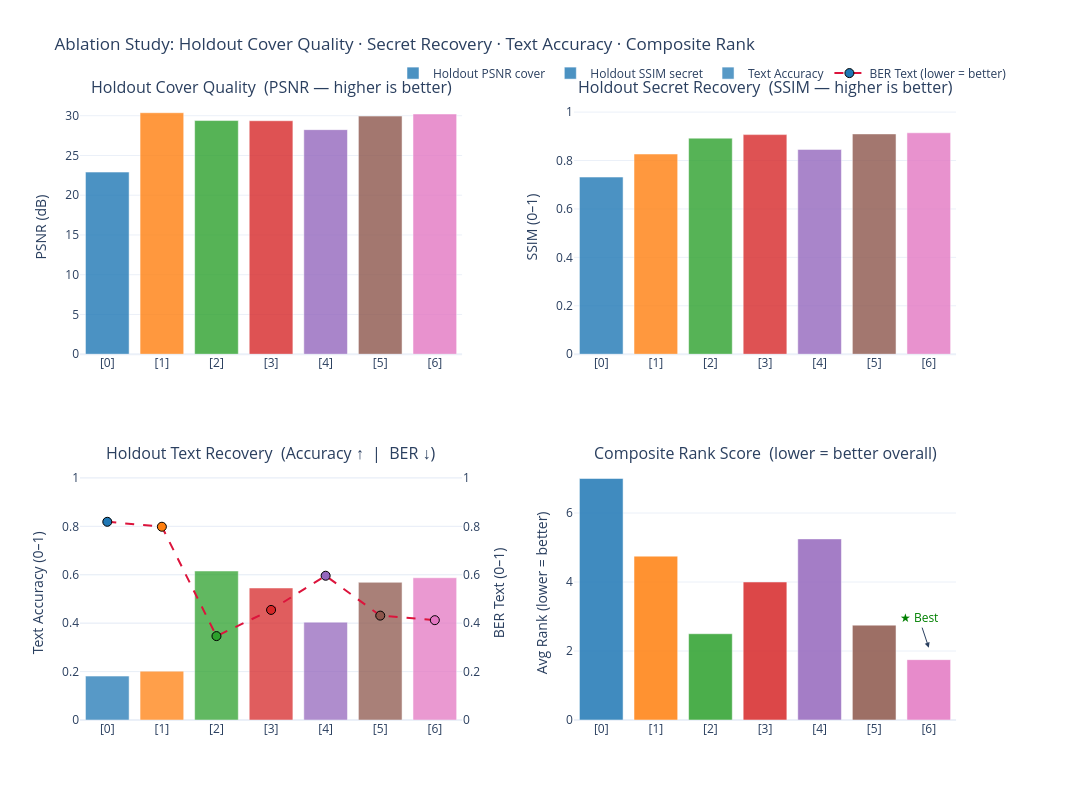

Write notebook code for a chart like this one.
### Code cell
def compare_ablations(ablation_configs, data_dir):
    """
    Reads evaluation_metrics.csv from each ablation run's data directory
    and prints a holdout-driven ranked comparison table.

    Returns
    -------
    df_holdout: per-run holdout audit stats (averaged)
    df_rank   : single-row-per-run composite ranking derived from holdout only
    """
    holdout_rows = []

    for idx, cfg in enumerate(ablation_configs):
        run_dir = os.path.join(data_dir, str(idx))

        # — Holdout evaluation metrics (mean across images, per method) —
        eval_path = os.path.join(run_dir, 'evaluation_metrics.csv')
        if os.path.exists(eval_path):
            em = pd.read_csv(eval_path)
            em['ablation_idx'] = idx
            holdout_rows.append(em)

    if not holdout_rows:
        print("No holdout evaluation data found — have you run the holdout loop yet?")
        return None, None

    # — Holdout aggregation (exclude 'original' for text metrics) —
    df_hold_all = pd.concat(holdout_rows, ignore_index=True)
    # Network-level: mean over all methods including original
    net_agg = (
        df_hold_all
        .groupby('ablation_idx')[['psnr_c', 'ssim_c', 'psnr_s', 'ssim_s', 'total_loss']]
        .mean()
        .rename(columns={
            'psnr_c':     'holdout_psnr_cover',
            'ssim_c':     'holdout_ssim_cover',
            'psnr_s':     'holdout_psnr_secret',
            'ssim_s':     'holdout_ssim_secret',
            'total_loss': 'holdout_total_loss',
        })
    )
    # Text recovery: mean over non-original methods only
    text_agg = (
        df_hold_all[df_hold_all['method'] != 'original']
        .groupby('ablation_idx')[['text_acc', 'ber_text', 'ber_img']]
        .mean()
        .rename(columns={
            'text_acc':  'holdout_text_acc',
            'ber_text':  'holdout_ber_text',
            'ber_img':   'holdout_ber_img',
        })
    )
    df_holdout = net_agg.join(text_agg)

    meta_rows = []
    for idx, cfg in enumerate(ablation_configs):
        meta_rows.append({
            'ablation_idx': idx,
            'BETA': cfg.get('BETA', float('nan')),
            'ALPHA': cfg.get('ALPHA', float('nan')),
            'LEARNING_RATE': cfg.get('LEARNING_RATE', float('nan')),
            'START_NOISE_EP': cfg.get('START_NOISE_EP', float('nan')),
            'RS_BYTES': cfg.get('RS_BYTES', float('nan')),
        })

    # — Composite ranking —
    df_rank = pd.DataFrame(meta_rows).set_index('ablation_idx')
    df_rank = df_rank.join(df_holdout[[
        'holdout_psnr_cover',
        'holdout_ssim_secret',
        'holdout_text_acc',
        'holdout_ber_text',
    ]])

    # Higher = better for PSNR/SSIM/text_acc; lower = better for loss/BER.
    # Rank each holdout metric (1 = best) then average for a composite score.
    rank_cols = {}
    for col, ascending in [
        ('holdout_psnr_cover',  False),
        ('holdout_ssim_secret', False),
        ('holdout_text_acc',    False),
        ('holdout_ber_text',    True),
    ]:
        if col in df_rank.columns:
            rank_cols[col] = df_rank[col].rank(
                ascending=ascending, na_option='bottom')

    if rank_cols:
        df_rank['composite_rank_score'] = pd.DataFrame(rank_cols).mean(axis=1)
        df_rank = df_rank.sort_values('composite_rank_score')

    # — Display —
    print("\n" + "=" * 72)
    print("ABLATION COMPARISON — Holdout-Driven Ranking Inputs")
    print("=" * 72)
    display(df_rank.round(4))

    print("\n" + "=" * 72)
    print("ABLATION COMPARISON — Holdout Audit (averaged across images & methods)")
    print("=" * 72)
    display(df_holdout.round(4))

    print("\n" + "=" * 72)
    print("COMPOSITE RANKING  (lower composite_rank_score = better overall)")
    print("=" * 72)
    display(df_rank.round(4))

    best = df_rank.index[0]
    print(f"\n✅ Best overall ablation: idx {best}  — {ablation_configs[best]}")

    return df_holdout, df_rank


def plot_ablation_comparison(df_holdout, df_rank, ablation_configs, save_path=None):
    """
    2×2 Plotly figure comparing ablations using holdout metrics only:
      Panel 1 (top-left)  — Holdout PSNR cover
      Panel 2 (top-right) — Holdout SSIM secret
      Panel 3 (bot-left)  — Holdout text accuracy + BER text
      Panel 4 (bot-right) — Composite rank score (lower = better)

    Each ablation is labelled with its key config params for easy identification.
    """
    if df_holdout is None or df_holdout.empty:
        print("No holdout ablation data to plot.")
        return

    labels = []
    for i, cfg in enumerate(ablation_configs):
        labels.append(f"[{i}]")

    idx_list = list(range(len(ablation_configs)))

    # Colour palette — one colour per ablation, consistent across panels
    palette = [
        '#1f77b4', '#ff7f0e', '#2ca02c', '#d62728', '#9467bd', '#8c564b',
        '#e377c2', '#7f7f7f', '#bcbd22', '#17becf',
    ]
    colors = [palette[i % len(palette)] for i in idx_list]

    fig = make_subplots(
        rows=2, cols=2,
        subplot_titles=(
            "Holdout Cover Quality  (PSNR — higher is better)",
            "Holdout Secret Recovery  (SSIM — higher is better)",
            "Holdout Text Recovery  (Accuracy ↑  |  BER ↓)",
            "Composite Rank Score  (lower = better overall)",
        ),
        horizontal_spacing=0.12,
        vertical_spacing=0.18,
        specs=[
            [{"secondary_y": False}, {"secondary_y": False}],
            [{"secondary_y": True},  {"secondary_y": False}],
        ],
    )

    # ── Panel 1: Holdout PSNR cover ───────────────────────────────────────
    if 'holdout_psnr_cover' in df_holdout.columns:
        fig.add_trace(go.Bar(
            x=labels,
            y=[df_holdout.loc[i, 'holdout_psnr_cover'] if i in df_holdout.index else float('nan')
               for i in idx_list],
            name="Holdout PSNR cover",
            marker_color=colors,
            opacity=0.8,
        ), row=1, col=1)

    # ── Panel 2: Holdout SSIM secret ──────────────────────────────────────
    if 'holdout_ssim_secret' in df_holdout.columns:
        fig.add_trace(go.Bar(
            x=labels,
            y=[df_holdout.loc[i, 'holdout_ssim_secret'] if i in df_holdout.index else float('nan')
               for i in idx_list],
            name="Holdout SSIM secret",
            marker_color=colors,
            opacity=0.8,
        ), row=1, col=2)

    # ── Panel 3: Text accuracy (primary) + BER text (secondary) ──────────
    if 'holdout_text_acc' in df_holdout.columns:
        fig.add_trace(go.Bar(
            x=labels,
            y=[df_holdout.loc[i, 'holdout_text_acc'] if i in df_holdout.index else float('nan')
               for i in idx_list],
            name="Text Accuracy",
            marker_color=colors,
            opacity=0.75,
        ), row=2, col=1, secondary_y=False)

    if 'holdout_ber_text' in df_holdout.columns:
        fig.add_trace(go.Scatter(
            x=labels,
            y=[df_holdout.loc[i, 'holdout_ber_text'] if i in df_holdout.index else float('nan')
               for i in idx_list],
            name="BER Text (lower = better)",
            mode='markers+lines',
            marker=dict(size=9, color=colors,
                        line=dict(width=1, color='black')),
            line=dict(color='crimson', width=2, dash='dash'),
        ), row=2, col=1, secondary_y=True)

    # ── Panel 4: Composite rank score ─────────────────────────────────────
    if df_rank is not None and 'composite_rank_score' in df_rank.columns:
        scores = [df_rank.loc[i, 'composite_rank_score'] if i in df_rank.index else float('nan')
                  for i in idx_list]
        fig.add_trace(go.Bar(
            x=labels,
            y=scores,
            name="Composite rank score",
            marker_color=colors,
            opacity=0.85,
            showlegend=False,
        ), row=2, col=2)
        best_i = int(df_rank.index[0])
        if best_i < len(labels):
            fig.add_annotation(
                x=labels[best_i], y=scores[best_i],
                text="★ Best",
                showarrow=True, arrowhead=2, yshift=12,
                font=dict(color='green', size=12),
                row=2, col=2,
            )

    fig.update_yaxes(title_text="PSNR (dB)", row=1, col=1)
    fig.update_yaxes(title_text="SSIM (0–1)", range=[0, 1.05], row=1, col=2)
    fig.update_yaxes(title_text="Text Accuracy (0–1)", range=[0, 1.05],
                     row=2, col=1, secondary_y=False)
    fig.update_yaxes(title_text="BER Text (0–1)", range=[0, 1.05],
                     row=2, col=1, secondary_y=True)
    fig.update_yaxes(title_text="Avg Rank (lower = better)", row=2, col=2)

    fig.update_layout(
        height=800, width=1600,
        title_text="Ablation Study: Holdout Cover Quality · Secret Recovery · Text Accuracy · Composite Rank",
        template="plotly_white",
        barmode="group",
        legend=dict(orientation="h", yanchor="bottom",
                    y=1.02, xanchor="right", x=1),
    )

    if save_path:
        fig.write_image(save_path, format="pdf", width=1600, height=800)
        print(f"Ablation comparison plot saved to {save_path}")
    fig.show()


ANALYSIS_STEGO_MAP_ABLATION_IDX = ACTIVE_STEGO_MAP_ABLATIONS[0]
ANALYSIS_STEGO_TAG = STEGO_MAP_ABLATIONS[ANALYSIS_STEGO_MAP_ABLATION_IDX]["tag"]
analysis_data_dir = os.path.join(data_dir, ANALYSIS_STEGO_TAG)
analysis_models_dir = os.path.join(models_dir, ANALYSIS_STEGO_TAG)

df_abl_holdout, df_abl_rank = compare_ablations(
    ABLATION_CONFIGS, analysis_data_dir)

df_abl_rank.to_csv(os.path.join(analysis_data_dir,
                   "ablation_comparison_rank.csv"))

if df_abl_rank is not None:
    plot_ablation_comparison(
        df_abl_holdout, df_abl_rank,
        ABLATION_CONFIGS,
        save_path=os.path.join(analysis_data_dir, "ablation_comparison.pdf"),
    )

### Figure 1 — Plotly figure (JSON) as saved in the notebook; plotly's stock layout.template omitted (floating-point values rounded to 4 significant figures)
{"data": [{"marker": {"color": ["#1f77b4", "#ff7f0e", "#2ca02c", "#d62728", "#9467bd", "#8c564b", "#e377c2"]}, "name": "Holdout PSNR cover", "opacity": 0.8, "type": "bar", "x": ["[0]", "[1]", "[2]", "[3]", "[4]", "[5]", "[6]"], "xaxis": "x", "y": [22.91, 30.38, 29.39, 29.37, 28.25, 29.95, 30.22], "yaxis": "y"}, {"marker": {"color": ["#1f77b4", "#ff7f0e", "#2ca02c", "#d62728", "#9467bd", "#8c564b", "#e377c2"]}, "name": "Holdout SSIM secret", "opacity": 0.8, "type": "bar", "x": ["[0]", "[1]", "[2]", "[3]", "[4]", "[5]", "[6]"], "xaxis": "x2", "y": [0.7316, 0.8269, 0.8925, 0.9071, 0.8458, 0.9099, 0.9146], "yaxis": "y2"}, {"marker": {"color": ["#1f77b4", "#ff7f0e", "#2ca02c", "#d62728", "#9467bd", "#8c564b", "#e377c2"]}, "name": "Text Accuracy", "opacity": 0.75, "type": "bar", "x": ["[0]", "[1]", "[2]", "[3]", "[4]", "[5]", "[6]"], "xaxis": "x3", "y": [0.1813, 0.2017, 0.6155, 0.5453, 0.4041, 0.5688, 0.5876], "yaxis": "y3"}, {"line": {"color": "crimson", "dash": "dash", "width": 2}, "marker": {"color": ["#1f77b4", "#ff7f0e", "#2ca02c", "#d62728", "#9467bd", "#8c564b", "#e377c2"], "line": {"color": "black", "width": 1}, "size": 9}, "mode": "markers+lines", "name": "BER Text (lower = better)", "type": "scatter", "x": ["[0]", "[1]", "[2]", "[3]", "[4]", "[5]", "[6]"], "xaxis": "x3", "y": [0.8187, 0.7983, 0.3465, 0.4547, 0.5959, 0.4312, 0.4124], "yaxis": "y4"}, {"marker": {"color": ["#1f77b4", "#ff7f0e", "#2ca02c", "#d62728", "#9467bd", "#8c564b", "#e377c2"]}, "name": "Composite rank score", "opacity": 0.85, "showlegend": false, "type": "bar", "x": ["[0]", "[1]", "[2]", "[3]", "[4]", "[5]", "[6]"], "xaxis": "x4", "y": [7, 4.75, 2.5, 4, 5.25, 2.75, 1.75], "yaxis": "y5"}], "layout": {"annotations": [{"font": {"size": 16}, "showarrow": false, "text": "Holdout Cover Quality  (PSNR — higher is better)", "x": 0.205, "xanchor": "center", "xref": "paper", "y": 1, "yanchor": "bottom", "yref": "paper"}, {"font": {"size": 16}, "showarrow": false, "text": "Holdout Secret Recovery  (SSIM — higher is better)", "x": 0.735, "xanchor": "center", "xref": "paper", "y": 1, "yanchor": "bottom", "yref": "paper"}, {"font": {"size": 16}, "showarrow": false, "text": "Holdout Text Recovery  (Accuracy ↑  |  BER ↓)", "x": 0.205, "xanchor": "center", "xref": "paper", "y": 0.41, "yanchor": "bottom", "yref": "paper"}, {"font": {"size": 16}, "showarrow": false, "text": "Composite Rank Score  (lower = better overall)", "x": 0.735, "xanchor": "center", "xref": "paper", "y": 0.41, "yanchor": "bottom", "yref": "paper"}, {"arrowhead": 2, "font": {"color": "green", "size": 12}, "showarrow": true, "text": "★ Best", "x": "[6]", "xref": "x4", "y": 1.75, "yref": "y5", "yshift": 12}], "barmode": "group", "height": 800, "legend": {"orientation": "h", "x": 1, "xanchor": "right", "y": 1.02, "yanchor": "bottom"}, "title": {"text": "Ablation Study: Holdout Cover Quality · Secret Recovery · Text Accuracy · Composite Rank"}, "width": 1600, "xaxis": {"anchor": "y", "domain": [0, 0.41]}, "xaxis2": {"anchor": "y2", "domain": [0.53, 0.94]}, "xaxis3": {"anchor": "y3", "domain": [0, 0.41]}, "xaxis4": {"anchor": "y5", "domain": [0.53, 0.94]}, "yaxis": {"anchor": "x", "domain": [0.59, 1], "title": {"text": "PSNR (dB)"}}, "yaxis2": {"anchor": "x2", "domain": [0.59, 1], "range": [0, 1.05], "title": {"text": "SSIM (0–1)"}}, "yaxis3": {"anchor": "x3", "domain": [0, 0.41], "range": [0, 1.05], "title": {"text": "Text Accuracy (0–1)"}}, "yaxis4": {"anchor": "x3", "overlaying": "y3", "range": [0, 1.05], "side": "right", "title": {"text": "BER Text (0–1)"}}, "yaxis5": {"anchor": "x4", "domain": [0, 0.41], "title": {"text": "Avg Rank (lower = better)"}}}}
